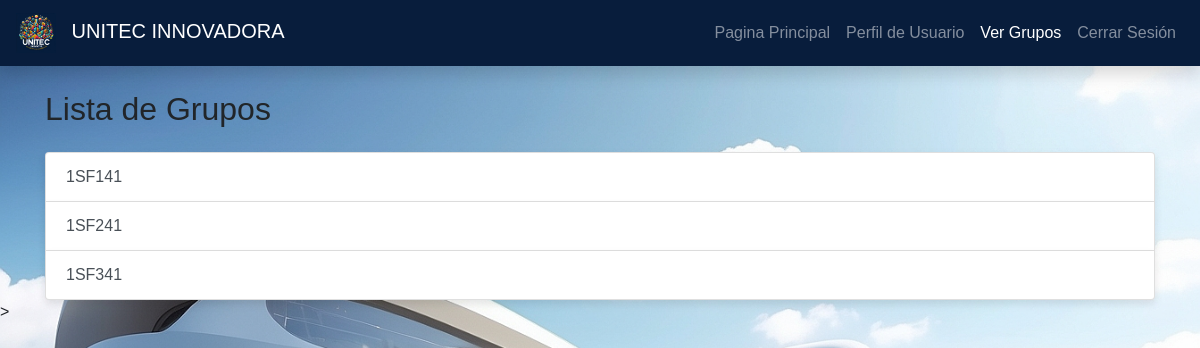
Screenshot of /Semestral/ver_grupos.php with the database file from the repository.
### tables this page shows
CREATE TABLE `grupos` (
  `id_grupo` int(100) NOT NULL,
  `nombre_grupo` varchar(100) NOT NULL
);

### Semestral/ver_grupos.php (the view, shortened to what this page needs)
<?php
include("conexion.php");
$sql_grupos = "SELECT * FROM grupos";
$result_grupos = $conn->query($sql_grupos);
?>
<!DOCTYPE html>
<html lang="es">
<head>
    <link rel="stylesheet" href="https://maxcdn.bootstrapcdn.com/bootstrap/4.5.2/css/bootstrap.min.css">
    <link rel="stylesheet" type="text/css" href="css/estudiante4.css">
</head>
<body>
<nav class="navbar navbar-expand-lg navbar-dark  shadow">
    <a class="navbar-brand" href="pagina_estudiante.php">
        <img src="img\logo.jpg" alt="Logo">
        UNITEC INNOVADORA
    </a>
    <div class="collapse navbar-collapse" id="navbarNav">
        <ul class="navbar-nav">
            <li class="nav-item">
                <a class="nav-link" href='pagina_estudiante.php'>Pagina Principal</a>
            </li>
             <li class="nav-item">
                <a class="nav-link" href='ver_perfil.php'>Perfil de Usuario</a>
            </li>
            <li class="nav-item active">
                <a class="nav-link" href='ver_grupos.php'>Ver Grupos</a>
            </li>
            <li class="nav-item">
                <a class="nav-link" href="cerrar_sesion.php">Cerrar Sesión</a>
            </li>
        </ul>
    </div>
</nav>
<div class="container mt-4 container-bg">
        <h2 class="mb-4">Lista de Grupos</h2>
        <div class="list-group">
            <?php
            if ($result_grupos->num_rows > 0) {
                while ($row_grupo = $result_grupos->fetch_assoc()) {
                    $id_grupo = $row_grupo['id_grupo'];
                    $nombre_grupo = $row_grupo['nombre_grupo'];
                    echo "<a href='materias_grupo.php?id_grupo=$id_grupo' class='list-group-item list-group-item-action'>$nombre_grupo</a>";
                }
            } else {
                echo "<p class='text-muted'>No hay grupos disponibles.</p>";
            }
            ?>
        </div>
    </div>>
</body>
</html>

### Semestral/css/estudiante4.css (style rules this page uses)
body { background: url('../img/estudiantefondo.jpg') no-repeat center center fixed; background-size: cover; height: 100vh; margin: 0; font-family: 'Aileron', sans-serif; }
.navbar { background-color: #081d3c; }
.navbar-brand img { max-height: 40px; margin-right: 10px; }
.navbar-nav { margin-left: auto; }
.list-group-item { box-shadow: 0 4px 8px rgba(0, 0, 0, 0.1); }

### rows the page displays
grupos: nombre_grupo "1SF141"
grupos: nombre_grupo "1SF241"
grupos: nombre_grupo "1SF341"
